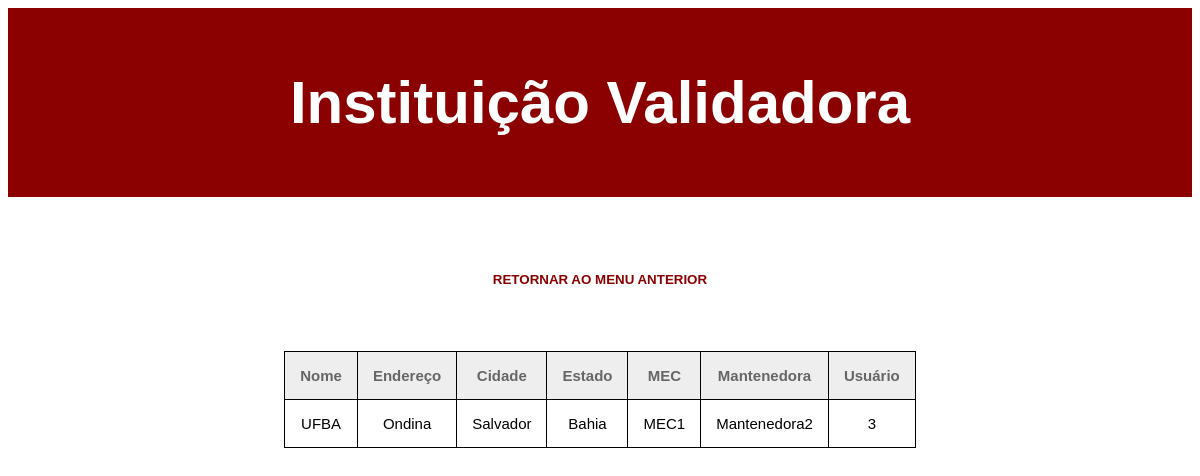
Screenshot of /instituicao_validadora/index.php (signed in) with the database file from the repository.
### tables this page shows
CREATE TABLE IF NOT EXISTS `validadora` (
  `id` int(11) NOT NULL AUTO_INCREMENT,
  `nome` varchar(50) DEFAULT NULL,
  `endereco` varchar(50) DEFAULT NULL,
  `cidade` varchar(50) DEFAULT NULL,
  `estado` varchar(50) DEFAULT NULL,
  `mec` varchar(50) DEFAULT NULL,
  `mantenedora` varchar(50) DEFAULT NULL,
  `usuario` int(11) DEFAULT NULL,
  PRIMARY KEY (`id`),
  KEY `Index 2` (`usuario`) USING BTREE,
  CONSTRAINT `FK_validadora_usuarios` FOREIGN KEY (`usuario`) REFERENCES `usuarios` (`id`)
);

### instituicao_validadora/index.php (the view, shortened to what this page needs)
<?php
    include "conexao.php";
    $query = "SELECT * FROM validadora" ;
?>
<!DOCTYPE html>
<html>
    <head>
        <link rel="stylesheet" href="..\css\tabelas.css">
        <link rel="stylesheet" href="..\css\casseb_style.css">
    </head>
    <header class="header-tab">
        <h1> Instituição Validadora</h1>
    </header>
    <br><br>
    <body>
            <form action="..\index_two.php">
                <button type="submit" class="menu-button">Retornar ao Menu Anterior</button>
            </form>
            <?php
            if ($stmt = $con->prepare($query)) {
                $stmt->execute();
                $stmt->bind_result($id, $nome, $endereco, $cidade, $estado, $mec, $mantenedora,$usuario);
            ?>
            <table border = "1">
                <thead>
                    <tr>
                        <td>Nome</td>
                        <td>Endereço</td>
                        <td>Cidade</td>
                        <td>Estado</td>
                        <td>MEC</td>
                        <td>Mantenedora</td>
                        <td>Usuário</td>
                    </tr>
                </thead>
            <?php while ($stmt->fetch()) {  ?>
                <tr>
                    <td><?php printf("%s", $nome)?></td>
                    <td><?php printf("%s", $endereco)?></td>
                    <td><?php printf("%s", $cidade)?></td>
                    <td><?php printf("%s", $estado)?></td>
                    <td><?php printf("%s", $mec)?></td>
                    <td><?php printf("%s", $mantenedora)?></td>
                    <td><?php printf("%s", $usuario)?></td>
                </tr>
            <?php }
                }
            ?>
            </table>
    </body>
</html>

### css/tabelas.css (style rules this page uses)
.menu-button { margin-bottom: 30px; width: 35%; color: gray; background-color: white; }
header { font-family:arial; background-color: gray; text-align: center; font-size: 30px; padding: 20px; color: white; }
table thead { background-color:#eee; color:#666666; font-weight: bold; cursor: default; }
table, th, td { border: 1px solid black; border-collapse: collapse; margin: 50px; margin-left: auto; margin-right: auto; }
th, td, tr { font-family:arial; font-size: 15px; padding: 15px; text-align:center; }
body { font-family: Arial, Helvetica, sans-serif; text-align: center; }
button { display: block; color: white; text-transform: uppercase; font-weight: bold; border: none; border-radius: 50px; cursor: pointer; width: 75%; padding: 14px 20px; margin-left: auto; margin-right: auto; margin-top: 25px; }

### css/casseb_style.css (style rules this page uses)
button, .header-tab { background-color: #8B0000; }
.menu-button, .menu-link { color: #8B0000; }

### rows the page displays
validadora: nome "UFBA", endereco "Ondina", cidade "Salvador", estado "Bahia", mec "MEC1", mantenedora "Mantenedora2", usuario "3"
